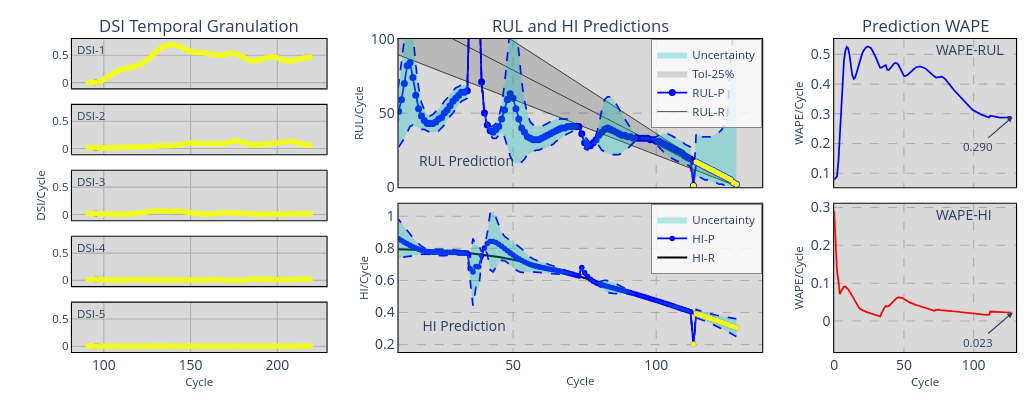

Notebook code for this chart:
### Code cell
RS_PATH     = r'Dataset\DSIR1n\B1_2.csv'
HI_PATH     = r'Dataset\HI1\Bearing1_2.csv'
RS = pd.read_csv(RS_PATH)
HI = pd.read_csv(HI_PATH)
sig = HI['PC1'].values
X, Y, Z, kX = PrepareData(RS, HI, W, nI, nO, mO)
ref, J, L = RefEoL(sig, EOL, kX, frac=RUL_FRAC) 
teda.restart(ref)
teda.SimGranularRUL(J,L,X,Y,Z)

PlotSimulation(teda=teda,mode='ply',xi=10, yf=100,ftrs=5,dsi_mode='hide')

### Figure 1 — Plotly figure (JSON) as saved in the notebook; plotly's stock layout.template omitted (floating-point values rounded to 4 significant figures; data arrays with more than 128 entries replaced by an {"elided": "..."} marker saying what was removed)
{"data": [{"marker": {"color": "rgb(13, 8, 135)", "size": 5.556}, "mode": "markers", "name": "G1", "showlegend": false, "type": "scatter", "x": [95, 96], "xaxis": "x", "y": [0.003236, 0.007119], "yaxis": "y"}, {"marker": {"color": "rgb(240, 249, 33)", "size": 5.556}, "mode": "markers", "name": "G4", "showlegend": false, "type": "scatter", "x": {"elided": "129 int values"}, "xaxis": "x", "y": {"elided": "129 float values"}, "yaxis": "y"}, {"marker": {"color": "rgb(13, 8, 135)", "size": 5.556}, "mode": "markers", "name": "G1", "showlegend": false, "type": "scatter", "x": [95, 96], "xaxis": "x4", "y": [0.01565, 0.01468], "yaxis": "y4"}, {"marker": {"color": "rgb(240, 249, 33)", "size": 5.556}, "mode": "markers", "name": "G4", "showlegend": false, "type": "scatter", "x": {"elided": "129 int values"}, "xaxis": "x4", "y": {"elided": "129 float values"}, "yaxis": "y4"}, {"marker": {"color": "rgb(13, 8, 135)", "size": 5.556}, "mode": "markers", "name": "G1", "showlegend": false, "type": "scatter", "x": [95, 96], "xaxis": "x5", "y": [0.01626, 0.01465], "yaxis": "y5"}, {"marker": {"color": "rgb(240, 249, 33)", "size": 5.556}, "mode": "markers", "name": "G4", "showlegend": false, "type": "scatter", "x": {"elided": "129 int values"}, "xaxis": "x5", "y": {"elided": "129 float values"}, "yaxis": "y5"}, {"marker": {"color": "rgb(13, 8, 135)", "size": 5.556}, "mode": "markers", "name": "G1", "showlegend": false, "type": "scatter", "x": [95, 96], "xaxis": "x8", "y": [0.01704, 0.01679], "yaxis": "y8"}, {"marker": {"color": "rgb(240, 249, 33)", "size": 5.556}, "mode": "markers", "name": "G4", "showlegend": false, "type": "scatter", "x": {"elided": "129 int values"}, "xaxis": "x8", "y": {"elided": "129 float values"}, "yaxis": "y8"}, {"marker": {"color": "rgb(13, 8, 135)", "size": 5.556}, "mode": "markers", "name": "G1", "showlegend": false, "type": "scatter", "x": [95, 96], "xaxis": "x9", "y": [0.004058, 0.003098], "yaxis": "y9"}, {"marker": {"color": "rgb(240, 249, 33)", "size": 5.556}, "mode": "markers", "name": "G4", "showlegend": false, "type": "scatter", "x": {"elided": "129 int values"}, "xaxis": "x9", "y": {"elided": "129 float values"}, "yaxis": "y9"}, {"legend": "legend2", "line": {"color": "black", "dash": "solid", "width": 0.6944}, "marker": {"color": "black", "size": 7.014}, "mode": "lines", "name": "RUL-R", "showlegend": true, "type": "scatter", "x": {"elided": "129 float values"}, "xaxis": "x2", "y": {"elided": "129 float values"}, "yaxis": "y2"}, {"legend": "legend2", "line": {"color": "blue", "dash": "solid", "width": 1.736}, "marker": {"color": "blue", "size": 7.014, "symbol": "circle"}, "mode": "lines+markers", "name": "RUL-P", "showlegend": true, "type": "scatter", "x": {"elided": "129 float values"}, "xaxis": "x2", "y": {"elided": "129 float values"}, "yaxis": "y2"}, {"legend": "legend2", "line": {"color": "blue", "dash": "dash", "width": 1.736}, "marker": {"color": "blue", "size": 7.014}, "mode": "lines", "showlegend": false, "type": "scatter", "x": {"elided": "129 float values"}, "xaxis": "x2", "y": {"elided": "129 float values"}, "yaxis": "y2"}, {"legend": "legend2", "line": {"color": "blue", "dash": "dash", "width": 1.736}, "marker": {"color": "blue", "size": 7.014}, "mode": "lines", "showlegend": false, "type": "scatter", "x": {"elided": "129 float values"}, "xaxis": "x2", "y": {"elided": "129 float values"}, "yaxis": "y2"}, {"legend": "legend2", "line": {"color": "black", "width": 0.6944}, "mode": "lines", "showlegend": false, "type": "scatter", "x": {"elided": "129 float values"}, "xaxis": "x2", "y": {"elided": "129 float values"}, "yaxis": "y2"}, {"legend": "legend2", "line": {"color": "black", "width": 0.6944}, "mode": "lines", "showlegend": false, "type": "scatter", "x": {"elided": "129 float values"}, "xaxis": "x2", "y": {"elided": "129 float values"}, "yaxis": "y2"}, {"hoverinfo": "skip", "legend": "legend2", "line": {"width": 0}, "mode": "lines", "showlegend": false, "type": "scatter", "x": {"elided": "129 float values"}, "xaxis": "x2", "y": {"elided": "129 float values"}, "yaxis": "y2"}, {"fill": "tonexty", "fillcolor": "rgba(0, 0, 0, 0.15)", "hoverinfo": "skip", "legend": "legend2", "line": {"width": 0}, "mode": "lines", "name": "Tol-25%", "type": "scatter", "x": {"elided": "129 float values"}, "xaxis": "x2", "y": {"elided": "129 float values"}, "yaxis": "y2"}, {"hoverinfo": "skip", "legend": "legend2", "line": {"width": 0}, "mode": "lines", "showlegend": false, "type": "scatter", "x": {"elided": "129 float values"}, "xaxis": "x2", "y": {"elided": "129 float values"}, "yaxis": "y2"}, {"fill": "tonexty", "fillcolor": "rgba(0, 191, 191, 0.3)", "hoverinfo": "skip", "legend": "legend2", "line": {"width": 0}, "mode": "lines", "name": "Uncertainty", "type": "scatter", "x": {"elided": "129 float values"}, "xaxis": "x2", "y": {"elided": "129 float values"}, "yaxis": "y2"}, {"legend": "legend2", "marker": {"color": "rgb(13, 8, 135)", "size": 5.556, "symbol": "circle"}, "mode": "markers", "name": "G1", "showlegend": false, "type": "scatter", "x": [4, 5], "xaxis": "x2", "y": [99, 78], "yaxis": "y2"}, {"legend": "legend2", "marker": {"color": "rgb(240, 249, 33)", "size": 5.556, "symbol": "circle"}, "mode": "markers", "name": "G4", "showlegend": false, "type": "scatter", "x": [113, 114, 115, 116, 117, 118, 119, 120, 121, 122, 123, 124, 125, 126, 127, 128], "xaxis": "x2", "y": [1, 17, 16, 15, 14, 13, 12, 11, 10, 9, 8, 7, 6, 5, 3, 2], "yaxis": "y2"}, {"legend": "legend3", "line": {"color": "black", "width": 2.083}, "mode": "lines", "name": "HI-R", "type": "scatter", "x": {"elided": "129 float values"}, "xaxis": "x6", "y": {"elided": "129 float values"}, "yaxis": "y6"}, {"legend": "legend3", "line": {"color": "blue", "width": 1.736}, "marker": {"color": "blue", "size": 5.556}, "mode": "lines+markers", "name": "HI-P", "type": "scatter", "x": {"elided": "129 float values"}, "xaxis": "x6", "y": {"elided": "129 float values"}, "yaxis": "y6"}, {"legend": "legend3", "line": {"color": "blue", "dash": "dash", "width": 1.736}, "mode": "lines", "showlegend": false, "type": "scatter", "x": {"elided": "129 float values"}, "xaxis": "x6", "y": {"elided": "129 float values"}, "yaxis": "y6"}, {"legend": "legend3", "line": {"color": "blue", "dash": "dash", "width": 1.736}, "mode": "lines", "showlegend": false, "type": "scatter", "x": {"elided": "129 float values"}, "xaxis": "x6", "y": {"elided": "129 float values"}, "yaxis": "y6"}, {"hoverinfo": "skip", "legend": "legend3", "line": {"width": 0}, "mode": "lines", "showlegend": false, "type": "scatter", "x": {"elided": "129 float values"}, "xaxis": "x6", "y": {"elided": "129 float values"}, "yaxis": "y6"}, {"fill": "tonexty", "fillcolor": "rgba(0, 191, 191, 0.3)", "hoverinfo": "skip", "legend": "legend3", "line": {"width": 0}, "mode": "lines", "name": "Uncertainty", "type": "scatter", "x": {"elided": "129 float values"}, "xaxis": "x6", "y": {"elided": "129 float values"}, "yaxis": "y6"}, {"legend": "legend3", "marker": {"color": "rgb(13, 8, 135)", "size": 5.556, "symbol": "circle"}, "mode": "markers", "name": "G1", "showlegend": false, "type": "scatter", "x": [4, 5], "xaxis": "x6", "y": [0.7431, 0.7906], "yaxis": "y6"}, {"legend": "legend3", "marker": {"color": "rgb(240, 249, 33)", "size": 5.556, "symbol": "circle"}, "mode": "markers", "name": "G4", "showlegend": false, "type": "scatter", "x": [113, 114, 115, 116, 117, 118, 119, 120, 121, 122, 123, 124, 125, 126, 127, 128], "xaxis": "x6", "y": [0.2015, 0.3926, 0.3866, 0.3805, 0.3743, 0.3682, 0.362, 0.3558, 0.3496, 0.3434, 0.3371, 0.3308, 0.3245, 0.3181, 0.3116, 0.305], "yaxis": "y6"}, {"line": {"color": "blue", "width": 1.736}, "mode": "lines", "name": "WAPE-RUL", "showlegend": false, "type": "scatter", "x": [0.0, 1.0, 2.0, 3.0, 4.0, 5.0, 6.0, 7.0, 8.0, 9.0, 10.0, 11.0, 12.0, 13.0, 14.0, 15.0, 16.0, 17.0, 18.0, 19.0, 20.0, 21.0, 22.0, 23.0, 24.0, 25.0, 26.0, 27.0, 28.0, 29.0, 30.0, 31.0, 32.0, 33.0, 34.0, 35.0, 36.0, 37.0, 38.0, 39.0, 40.0, 41.0, 42.0, 43.0, 44.0, 45.0, 46.0, 47.0, 48.0, 49.0, 50.0, 51.0, 52.0, 53.0, 54.0, 55.0, 56.0, 57.0, 58.0, 59.0, 60.0, 61.0, 62.0, 63.0, 64.0, 65.0, 66.0, 67.0, 68.0, 69.0, 70.0, 71.0, 72.0, 73.0, 74.0, 75.0, 76.0, 77.0, 78.0, 79.0, 80.0, 81.0, 82.0, 83.0, 84.0, 85.0, 86.0, 87.0, 88.0, 89.0, 90.0, 91.0, 92.0, 93.0, 94.0, 95.0, 96.0, 97.0, 98.0, 99.0, 100.0, 101.0, 102.0, 103.0, 104.0, 105.0, 106.0, 107.0, 108.0, 109.0, 110.0, 111.0, 112.0, 113.0, 114.0, 115.0, 116.0, 117.0, 118.0, 119.0, 120.0, 121.0, 122.0, 123.0, 124.0, 125.0, 126.0, 127.0], "xaxis": "x3", "y": [0.07812, 0.08354, 0.08936, 0.1386, 0.2221, 0.3427, 0.4249, 0.4796, 0.5121, 0.5251, 0.52, 0.4976, 0.4614, 0.4295, 0.4171, 0.4222, 0.4369, 0.4545, 0.4719, 0.4882, 0.5015, 0.5123, 0.5201, 0.5244, 0.5267, 0.5256, 0.5223, 0.5164, 0.5081, 0.4986, 0.488, 0.4765, 0.4657, 0.4547, 0.4556, 0.4576, 0.4604, 0.4641, 0.448, 0.4474, 0.4519, 0.4585, 0.4649, 0.4691, 0.4714, 0.4701, 0.4647, 0.4549, 0.4429, 0.4331, 0.4278, 0.4266, 0.4288, 0.4322, 0.4369, 0.4416, 0.4463, 0.4504, 0.4541, 0.4567, 0.4584, 0.4591, 0.4589, 0.4579, 0.4561, 0.4535, 0.4502, 0.4468, 0.4426, 0.4383, 0.4338, 0.4292, 0.4244, 0.4221, 0.4228, 0.4241, 0.4251, 0.4248, 0.4231, 0.4196, 0.4149, 0.4089, 0.4023, 0.396, 0.3901, 0.3845, 0.3792, 0.3742, 0.3691, 0.3642, 0.359, 0.3542, 0.3491, 0.3437, 0.3381, 0.3322, 0.3271, 0.3223, 0.3182, 0.3143, 0.3112, 0.3083, 0.3055, 0.303, 0.3007, 0.2985, 0.2965, 0.2947, 0.2931, 0.2911, 0.2892, 0.2875, 0.2936, 0.2922, 0.2909, 0.2899, 0.289, 0.2883, 0.2877, 0.2873, 0.2872, 0.2872, 0.2873, 0.2877, 0.2883, 0.289, 0.2893, 0.2898], "yaxis": "y3"}, {"line": {"color": "red", "width": 1.736}, "mode": "lines", "name": "WAPE-HI", "showlegend": false, "type": "scatter", "x": [0.0, 1.0, 2.0, 3.0, 4.0, 5.0, 6.0, 7.0, 8.0, 9.0, 10.0, 11.0, 12.0, 13.0, 14.0, 15.0, 16.0, 17.0, 18.0, 19.0, 20.0, 21.0, 22.0, 23.0, 24.0, 25.0, 26.0, 27.0, 28.0, 29.0, 30.0, 31.0, 32.0, 33.0, 34.0, 35.0, 36.0, 37.0, 38.0, 39.0, 40.0, 41.0, 42.0, 43.0, 44.0, 45.0, 46.0, 47.0, 48.0, 49.0, 50.0, 51.0, 52.0, 53.0, 54.0, 55.0, 56.0, 57.0, 58.0, 59.0, 60.0, 61.0, 62.0, 63.0, 64.0, 65.0, 66.0, 67.0, 68.0, 69.0, 70.0, 71.0, 72.0, 73.0, 74.0, 75.0, 76.0, 77.0, 78.0, 79.0, 80.0, 81.0, 82.0, 83.0, 84.0, 85.0, 86.0, 87.0, 88.0, 89.0, 90.0, 91.0, 92.0, 93.0, 94.0, 95.0, 96.0, 97.0, 98.0, 99.0, 100.0, 101.0, 102.0, 103.0, 104.0, 105.0, 106.0, 107.0, 108.0, 109.0, 110.0, 111.0, 112.0, 113.0, 114.0, 115.0, 116.0, 117.0, 118.0, 119.0, 120.0, 121.0, 122.0, 123.0, 124.0, 125.0, 126.0, 127.0], "xaxis": "x7", "y": [0.29, 0.208, 0.1324, 0.106, 0.07091, 0.07953, 0.08697, 0.09074, 0.09096, 0.08844, 0.08397, 0.07822, 0.07166, 0.06464, 0.05744, 0.0503, 0.04339, 0.03782, 0.03388, 0.03102, 0.02885, 0.02711, 0.02561, 0.02423, 0.02289, 0.02157, 0.02024, 0.01892, 0.01762, 0.01636, 0.01515, 0.01401, 0.01295, 0.01198, 0.02064, 0.03028, 0.03551, 0.04024, 0.0381, 0.03935, 0.04316, 0.04792, 0.05255, 0.05647, 0.05946, 0.06145, 0.0625, 0.06266, 0.06203, 0.06074, 0.05889, 0.05662, 0.05403, 0.05145, 0.04935, 0.04759, 0.04607, 0.04471, 0.04345, 0.04223, 0.04104, 0.03984, 0.03864, 0.03744, 0.03622, 0.03501, 0.03381, 0.03263, 0.03147, 0.03035, 0.02928, 0.02825, 0.02726, 0.02953, 0.03025, 0.02995, 0.02903, 0.02843, 0.02806, 0.0278, 0.02757, 0.02733, 0.02705, 0.02672, 0.02634, 0.02592, 0.02546, 0.02497, 0.02445, 0.02391, 0.02337, 0.0228, 0.02224, 0.0217, 0.02122, 0.02078, 0.02037, 0.01999, 0.01964, 0.01932, 0.01901, 0.01872, 0.01845, 0.01818, 0.01793, 0.01768, 0.01745, 0.01723, 0.01701, 0.0168, 0.01661, 0.01643, 0.02518, 0.02486, 0.02456, 0.02428, 0.02402, 0.02378, 0.02356, 0.02336, 0.02318, 0.02302, 0.02288, 0.02277, 0.02268, 0.02263, 0.0226, 0.02261], "yaxis": "y7"}], "layout": {"annotations": [{"font": {"size": 16.67}, "showarrow": false, "text": "DSI Temporal Granulation", "x": 0.1348, "xanchor": "center", "xref": "paper", "y": 1, "yanchor": "bottom", "yref": "paper"}, {"font": {"size": 16.67}, "showarrow": false, "text": "RUL and HI Predictions", "x": 0.5385, "xanchor": "center", "xref": "paper", "y": 1, "yanchor": "bottom", "yref": "paper"}, {"font": {"size": 16.67}, "showarrow": false, "text": "Prediction WAPE", "x": 0.9037, "xanchor": "center", "xref": "paper", "y": 1, "yanchor": "bottom", "yref": "paper"}, {"font": {"size": 11.57}, "showarrow": false, "text": "DSI-1", "x": 0.01, "xanchor": "left", "xref": "x domain", "y": 0.97, "yanchor": "top", "yref": "y domain"}, {"font": {"size": 11.57}, "showarrow": false, "text": "DSI-2", "x": 0.01, "xanchor": "left", "xref": "x4 domain", "y": 0.97, "yanchor": "top", "yref": "y4 domain"}, {"font": {"size": 11.57}, "showarrow": false, "text": "DSI-3", "x": 0.01, "xanchor": "left", "xref": "x5 domain", "y": 0.97, "yanchor": "top", "yref": "y5 domain"}, {"font": {"size": 11.57}, "showarrow": false, "text": "DSI-4", "x": 0.01, "xanchor": "left", "xref": "x8 domain", "y": 0.97, "yanchor": "top", "yref": "y8 domain"}, {"font": {"size": 11.57}, "showarrow": false, "text": "DSI-5", "x": 0.01, "xanchor": "left", "xref": "x9 domain", "y": 0.97, "yanchor": "top", "yref": "y9 domain"}, {"font": {"size": 13.89}, "showarrow": false, "text": "RUL Prediction", "x": 16.35, "xanchor": "left", "xref": "x2", "y": 10, "yanchor": "bottom", "yref": "y2"}, {"font": {"size": 13.89}, "showarrow": false, "text": " HI Prediction", "x": 16.35, "xanchor": "left", "xref": "x6", "y": 0.2463, "yanchor": "bottom", "yref": "y6"}, {"font": {"size": 13.89}, "showarrow": false, "text": "WAPE-RUL", "x": 0.55, "xanchor": "left", "xref": "x3 domain", "y": 0.85, "yanchor": "bottom", "yref": "y3 domain"}, {"arrowhead": 2, "arrowsize": 1, "arrowwidth": 1.111, "ax": -35, "ay": 30, "font": {"size": 11.57}, "showarrow": true, "text": "0.290", "x": 128, "xref": "x3", "y": 0.2898, "yref": "y3"}, {"font": {"size": 13.89}, "showarrow": false, "text": "WAPE-HI", "x": 0.55, "xanchor": "left", "xref": "x7 domain", "y": 0.85, "yanchor": "bottom", "yref": "y7 domain"}, {"arrowhead": 2, "arrowsize": 1, "arrowwidth": 1.111, "ax": -35, "ay": 30, "font": {"size": 11.57}, "showarrow": true, "text": "0.023", "x": 128, "xref": "x7", "y": 0.02261, "yref": "y7"}], "font": {"size": 13.89}, "height": 400, "legend2": {"bgcolor": "rgba(255, 255, 255, 0.8)", "bordercolor": "#888", "borderwidth": 1.111, "font": {"size": 11.57}, "x": 0.7311, "xanchor": "right", "y": 1, "yanchor": "top"}, "legend3": {"bgcolor": "rgba(255, 255, 255, 0.8)", "bordercolor": "#888", "borderwidth": 1.111, "font": {"size": 11.57}, "x": 0.7311, "xanchor": "right", "y": 0.4734, "yanchor": "top"}, "margin": {"b": 48, "l": 72, "r": 15, "t": 39}, "paper_bgcolor": "white", "plot_bgcolor": "#d9d9d9", "width": 1031, "xaxis": {"anchor": "y", "domain": [0, 0.2696], "gridcolor": "#b0b0b0", "gridwidth": 1.111, "linecolor": "black", "linewidth": 1.111, "mirror": true, "showgrid": true, "showline": true, "showticklabels": false, "tickfont": {"size": 13.89}, "title": {"font": {"size": 11.57}, "standoff": 4}, "zeroline": false}, "xaxis2": {"anchor": "y2", "domain": [0.3459, 0.7311], "gridcolor": "#b0b0b0", "griddash": "dash", "gridwidth": 1.111, "linecolor": "black", "linewidth": 1.111, "mirror": true, "range": [10, 137], "showgrid": true, "showline": true, "showticklabels": false, "tickfont": {"size": 13.89}, "ticks": "", "title": {"font": {"size": 11.57}, "standoff": 4}, "zeroline": false}, "xaxis3": {"anchor": "y3", "domain": [0.8074, 1], "gridcolor": "#b0b0b0", "griddash": "dash", "gridwidth": 1.111, "linecolor": "black", "linewidth": 1.111, "mirror": true, "showgrid": true, "showline": true, "showticklabels": false, "tickfont": {"size": 13.89}, "ticks": "", "title": {"font": {"size": 11.57}, "standoff": 4}, "zeroline": false}, "xaxis4": {"anchor": "y4", "domain": [0, 0.2696], "gridcolor": "#b0b0b0", "gridwidth": 1.111, "linecolor": "black", "linewidth": 1.111, "mirror": true, "showgrid": true, "showline": true, "showticklabels": false, "tickfont": {"size": 13.89}, "title": {"font": {"size": 11.57}, "standoff": 4}, "zeroline": false}, "xaxis5": {"anchor": "y5", "domain": [0, 0.2696], "gridcolor": "#b0b0b0", "gridwidth": 1.111, "linecolor": "black", "linewidth": 1.111, "mirror": true, "showgrid": true, "showline": true, "showticklabels": false, "tickfont": {"size": 13.89}, "title": {"font": {"size": 11.57}, "standoff": 4}, "zeroline": false}, "xaxis6": {"anchor": "y6", "domain": [0.3459, 0.7311], "gridcolor": "#b0b0b0", "griddash": "dash", "gridwidth": 1.111, "linecolor": "black", "linewidth": 1.111, "mirror": true, "range": [10, 137], "showgrid": true, "showline": true, "tickfont": {"size": 13.89}, "title": {"font": {"size": 11.57}, "standoff": 4, "text": "Cycle"}, "zeroline": false}, "xaxis7": {"anchor": "y7", "domain": [0.8074, 1], "gridcolor": "#b0b0b0", "griddash": "dash", "gridwidth": 1.111, "linecolor": "black", "linewidth": 1.111, "mirror": true, "showgrid": true, "showline": true, "tickfont": {"size": 13.89}, "title": {"font": {"size": 11.57}, "standoff": 4, "text": "Cycle"}, "zeroline": false}, "xaxis8": {"anchor": "y8", "domain": [0, 0.2696], "gridcolor": "#b0b0b0", "gridwidth": 1.111, "linecolor": "black", "linewidth": 1.111, "mirror": true, "showgrid": true, "showline": true, "showticklabels": false, "tickfont": {"size": 13.89}, "title": {"font": {"size": 11.57}, "standoff": 4}, "zeroline": false}, "xaxis9": {"anchor": "y9", "domain": [0, 0.2696], "gridcolor": "#b0b0b0", "gridwidth": 1.111, "linecolor": "black", "linewidth": 1.111, "mirror": true, "showgrid": true, "showline": true, "showticklabels": true, "tickfont": {"size": 13.89}, "title": {"font": {"size": 11.57}, "standoff": 4, "text": "Cycle"}, "zeroline": false}, "yaxis": {"anchor": "x", "domain": [0.8426, 1], "gridcolor": "#b0b0b0", "gridwidth": 1.111, "linecolor": "black", "linewidth": 1.111, "mirror": true, "range": [-0.1041, 0.7981], "showgrid": true, "showline": true, "tickfont": {"size": 11.57}, "ticktext": ["0", "0.5"], "tickvals": [0.0, 0.5], "title": {"font": {"size": 11.57}, "standoff": 4}, "zeroline": false}, "yaxis2": {"anchor": "x2", "domain": [0.5266, 1], "gridcolor": "#b0b0b0", "griddash": "dash", "gridwidth": 1.111, "linecolor": "black", "linewidth": 1.111, "mirror": true, "range": [0, 100], "showgrid": true, "showline": true, "tickfont": {"size": 13.89}, "title": {"font": {"size": 11.57}, "standoff": 4, "text": "RUL/Cycle"}, "zeroline": false}, "yaxis3": {"anchor": "x3", "domain": [0.5266, 1], "gridcolor": "#b0b0b0", "griddash": "dash", "gridwidth": 1.111, "linecolor": "black", "linewidth": 1.111, "mirror": true, "showgrid": true, "showline": true, "tickfont": {"size": 13.89}, "title": {"font": {"size": 11.57}, "standoff": 4, "text": "WAPE/Cycle"}, "zeroline": false}, "yaxis4": {"anchor": "x4", "domain": [0.6319, 0.7894], "gridcolor": "#b0b0b0", "gridwidth": 1.111, "linecolor": "black", "linewidth": 1.111, "mirror": true, "range": [-0.1041, 0.7981], "showgrid": true, "showline": true, "tickfont": {"size": 11.57}, "ticktext": ["0", "0.5"], "tickvals": [0.0, 0.5], "title": {"font": {"size": 11.57}, "standoff": 4}, "zeroline": false}, "yaxis5": {"anchor": "x5", "domain": [0.4213, 0.5787], "gridcolor": "#b0b0b0", "gridwidth": 1.111, "linecolor": "black", "linewidth": 1.111, "mirror": true, "range": [-0.1041, 0.7981], "showgrid": true, "showline": true, "tickfont": {"size": 11.57}, "ticktext": ["0", "0.5"], "tickvals": [0.0, 0.5], "title": {"font": {"size": 11.57}, "standoff": 4, "text": "DSI/Cycle"}, "zeroline": false}, "yaxis6": {"anchor": "x6", "domain": [0, 0.4734], "gridcolor": "#b0b0b0", "griddash": "dash", "gridwidth": 1.111, "linecolor": "black", "linewidth": 1.111, "mirror": true, "range": [0.1539, 1.077], "showgrid": true, "showline": true, "tickfont": {"size": 13.89}, "title": {"font": {"size": 11.57}, "standoff": 4, "text": "HI/Cycle"}, "zeroline": false}, "yaxis7": {"anchor": "x7", "domain": [0, 0.4734], "gridcolor": "#b0b0b0", "griddash": "dash", "gridwidth": 1.111, "linecolor": "black", "linewidth": 1.111, "mirror": true, "showgrid": true, "showline": true, "tickfont": {"size": 13.89}, "title": {"font": {"size": 11.57}, "standoff": 4, "text": "WAPE/Cycle"}, "zeroline": false}, "yaxis8": {"anchor": "x8", "domain": [0.2106, 0.3681], "gridcolor": "#b0b0b0", "gridwidth": 1.111, "linecolor": "black", "linewidth": 1.111, "mirror": true, "range": [-0.1041, 0.7981], "showgrid": true, "showline": true, "tickfont": {"size": 11.57}, "ticktext": ["0", "0.5"], "tickvals": [0.0, 0.5], "title": {"font": {"size": 11.57}, "standoff": 4}, "zeroline": false}, "yaxis9": {"anchor": "x9", "domain": [0, 0.1574], "gridcolor": "#b0b0b0", "gridwidth": 1.111, "linecolor": "black", "linewidth": 1.111, "mirror": true, "range": [-0.1041, 0.7981], "showgrid": true, "showline": true, "tickfont": {"size": 11.57}, "ticktext": ["0", "0.5"], "tickvals": [0.0, 0.5], "title": {"font": {"size": 11.57}, "standoff": 4}, "zeroline": false}}}
